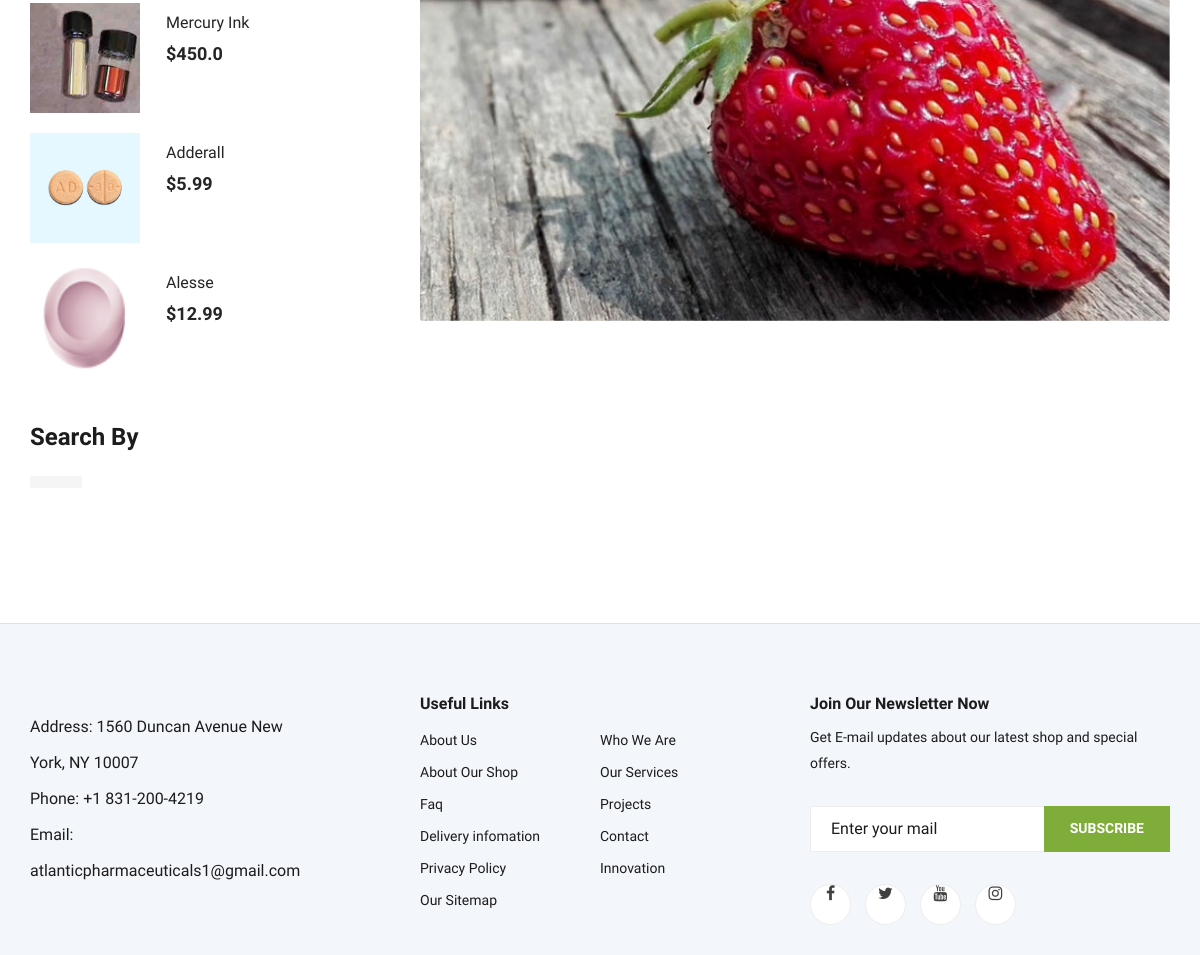
The app's page /prodinfo/ (lower part), older data.
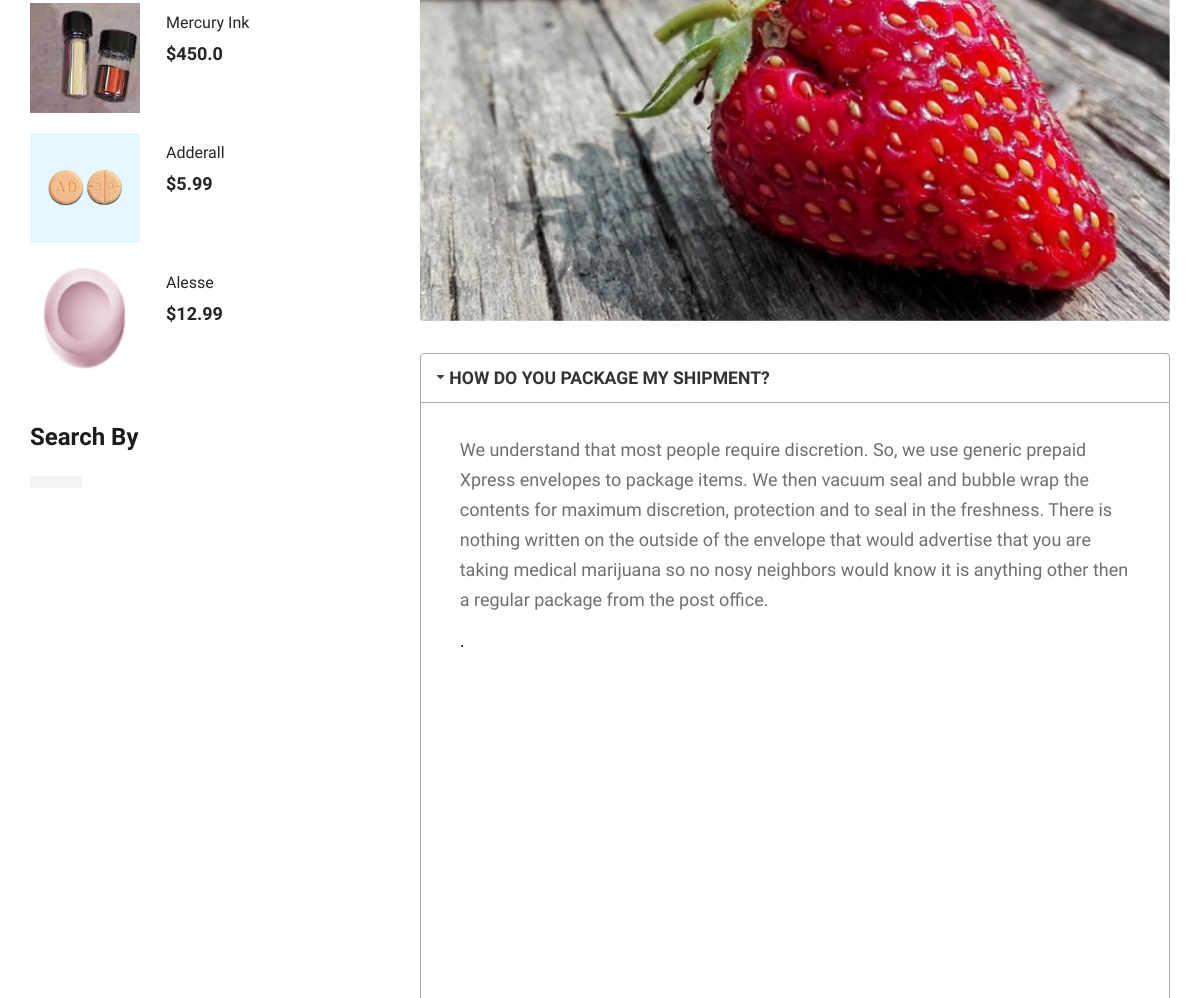
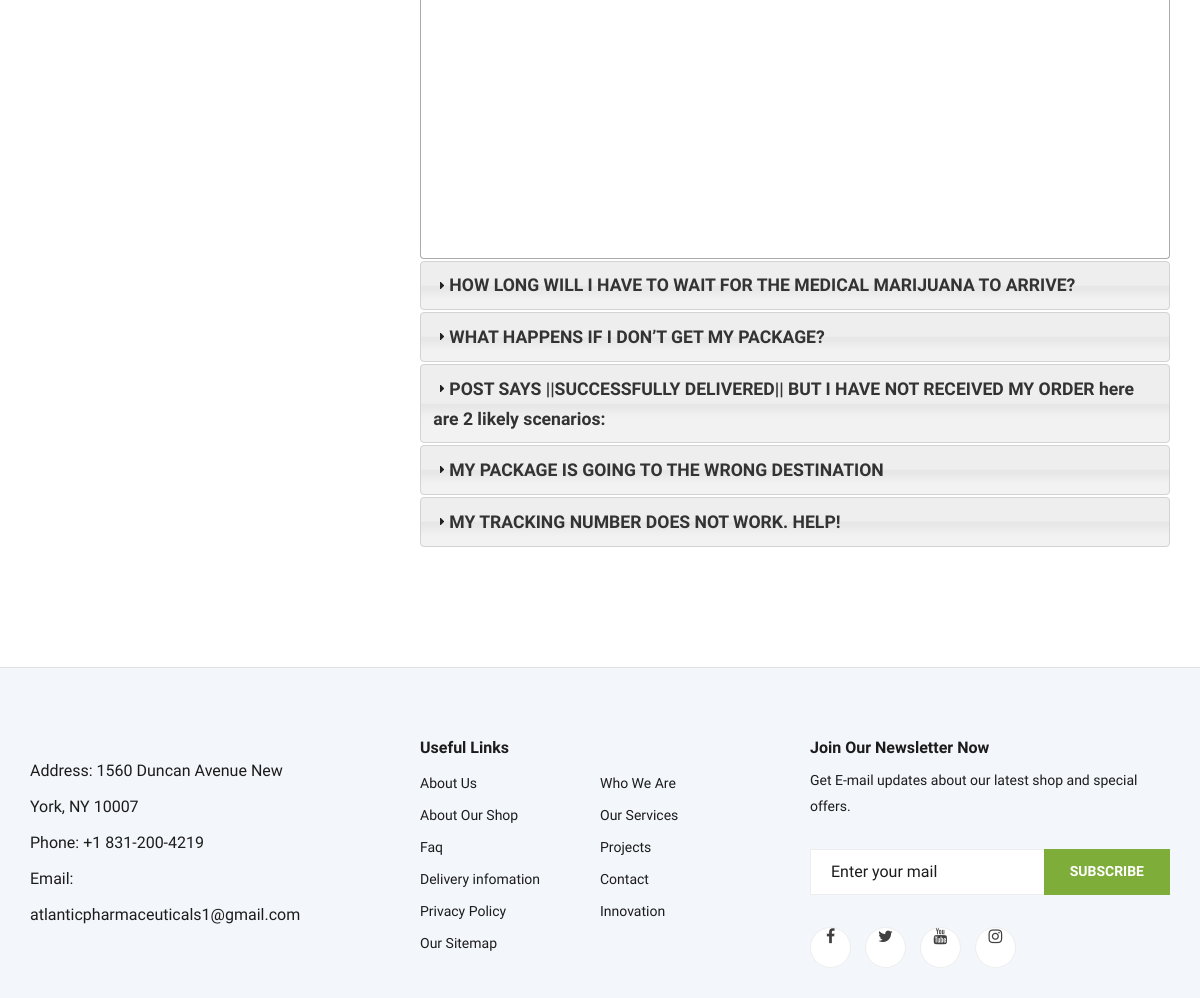
The same page, newer data (2 pictures, top to bottom).
### product/models.py (models this page shows, shortened)
class Product(models.Model):
    STATUS = (
        ('True', 'True'),
        ('False', 'False'),
    )
    VARIANTS = (
        ('None', 'None'),
        ('Size', 'Size'),
        ('Color', 'Color'),
        ('Size-Color', 'Size-Color'),
    )
    category = models.ForeignKey(Category, on_delete=models.CASCADE)
    title = models.CharField(max_length=150)
    keywords = models.CharField(max_length=255)
    description = models.CharField(max_length=255)
    image = models.ImageField(upload_to='images/',null=False)
    price = models.FloatField()
    stock = models.IntegerField()
    amount = models.IntegerField()
    minamount = models.IntegerField()
    variant = models.CharField(max_length=10, choices=VARIANTS, default='None')
    detail = RichTextUploadingField()
    slug = models.SlugField(null=False, unique=True)
    status = models.CharField(max_length=10, choices=STATUS)
    create_at = models.DateTimeField(auto_now_add=True)
    update_at = models.DateTimeField(auto_now=True)
    def image_tag(self):
        if self.image.url is not None:
            return mark_safe('<img src="{}" height="50"/>'.format(self.image.url))
    image_tag.short_description = 'Image'

### home/models.py (models this page shows, shortened)
class PRODINFO(models.Model):
    STATUS = (
        ('True', 'True'),
        ('False', 'False'),
    )
    ordernumber = models.IntegerField()
    question = models.CharField(max_length=200)
    answer = RichTextUploadingField()
    status = models.CharField(max_length=10, choices=STATUS)
    create_at = models.DateTimeField(auto_now_add=True)
    update_at = models.DateTimeField(auto_now=True)

### home/views.py (the view)
# urls.py: path('prodinfo/', views.prodinfo, name='prodinfo'),
def prodinfo(request):
    setting = Setting.objects.get(pk=1)
    category = Category.objects.all()
    prodinfo = PRODINFO.objects.filter(status="True").order_by("ordernumber")
    products_top2 = Product.objects.all().order_by('?')[:4]
    context = {'prodinfo': prodinfo,
               'setting': setting,
               'category': category,
               'products_top2': products_top2,
               }
    return render(request, 'howwill.html', context)

### home/templatetags/myapptags.py (called while the page is built)
@register.simple_tag
def shopcartcount(userid):
    count = ShopCart.objects.filter(user_id=userid).count()
    return count

### home/templates/howwill.html (shortened to what this page needs)
{% extends 'base.html' %}
{% load static %}
{% block content %}
{% load mptt_tags %}
    <section class="blog-details spad">
        <div class="container">
            <div class="row">
                <div class="col-lg-4 col-md-5 order-md-1 order-2">
                    <div class="blog__sidebar">
                        <div class="blog__sidebar__item">
                            <div class="blog__sidebar__recent">
                            {% for rs in products_top2 %}
                            <a href="/order/addtoshopcart/{{ rs.id}}" class="latest-product__item">
                                <div class="latest-product__item__pic">
                                    <img src="{{rs.image.url}}" alt="/product/{{ rs.id }}/{{ rs.slug }}">
                                </div>
                                <div class="latest-product__item__text">
                                    <h6 href="/product/{{ rs.id }}/{{ rs.slug }}" >{{ rs.title }}</h6>
                                    <span>${{ rs.price }}</span>
                                </div>
                            </a>
                            {% endfor %}
                            </div>
                        </div>
                        <div class="blog__sidebar__item">
                            <h4>Search By</h4>
                            <div class="blog__sidebar__item__tags">
                                    {% recursetree category %}
                        <a href="/category/{{node.id }}/{{ node.slug }}"> {{ node.title }}</a>
{% endrecursetree %}
                            </div>
                        </div>
                    </div>
                </div>
                <div class="col-lg-8 col-md-7 order-md-1 order-1">
                    <div class="blog__details__text">
                        <img src="img/blog/details/details-pic.jpg" alt="">
                        <div id="accordion">
                            {% for rs in prodinfo %}
                            <h3>{{ rs.question }}</h3>
                            <div>
                                <p>
                                    {{ rs.answer | safe }}.
                                </p>
                            </div>
                            {% endfor %}
                        </div>
                    </div>
                </div>
            </div>
        </div>
    </section>
 {% endblock %}

Row changes from the older to the newer data that the page shows:
added PRODINFO: question "HOW DO YOU PACKAGE MY SHIPMENT?", answer "We understand that most people require discretion. So, we use generic prepaid Xpress envelopes to package items. We then vacuum seal and bubble wrap the contents for maximum discretion, protection and to seal in the freshness. There is nothing written on the outside of the envelope that would advertise that you are taking medical marijuana so no nosy neighbors would know it is anything other then a regular package from the post office."
added PRODINFO: question "HOW LONG WILL I HAVE TO WAIT FOR THE MEDICAL MARIJUANA TO ARRIVE?"
added PRODINFO: question "WHAT HAPPENS IF I DON’T GET MY PACKAGE?"
added PRODINFO: question "POST SAYS ||SUCCESSFULLY DELIVERED|| BUT I HAVE NOT RECEIVED MY ORDER here are 2 likely scenarios:"
added PRODINFO: question "MY PACKAGE IS GOING TO THE WRONG DESTINATION"
added PRODINFO: question "MY TRACKING NUMBER DOES NOT WORK. HELP!"
